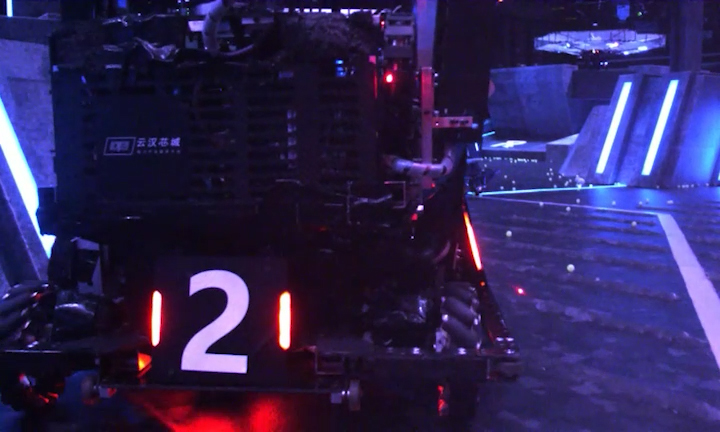
//> input picture armor_tra_rec/resource/p1.png, 720 x 432 px
$ ./main   (built with g++ and OpenCV 4)
//> lines starting //> are read from the running program, lines starting //| are printed output that depends on the picture
#include "Find_Color.hpp"
#include "colorDetector.hpp"
#include "opencv2/calib3d/calib3d.hpp"
#include "opencv2/core/core.hpp"
#include "opencv2/highgui/highgui.hpp"
#include "opencv2/imgproc/imgproc.hpp"
#include "opencv2/opencv.hpp"
#include "pnp_solve.hpp"

TargetColor red{"red", (Scalar){0, 0, 234}, (Scalar){88, 197, 255}};
TargetColor blue{"blue", (Scalar){0, 0, 214}, (Scalar){130, 83, 255}};
TargetColor glare{"glare", (Scalar){0, 0, 200}, (Scalar){179, 80, 255}};
TargetColor num1{"num1", (Scalar){122, 90, 223}, (Scalar){141, 137, 255}};
TargetColor num2{"num2", (Scalar){60, 0, 166}, (Scalar){119, 54, 255}};

ColorDetector colorDetector;

Mat gammaTransform(const Mat &srcImage, float gamma) {
  Mat lookUpTable(1, 256, CV_8U);
  uchar *p = lookUpTable.ptr();
  for (int i = 0; i < 256; ++i) {
    p[i] = cv::saturate_cast<uchar>(pow(i / 255.0, gamma) * 255.0);
  }
  Mat resultImage;
  LUT(srcImage, lookUpTable, resultImage);
  return resultImage;
}

int main() {
  string path1 = "../resource/p1.png";
  string path2 = "../resource/p2.png";
  Mat p1 = imread(path1);
//> p1 is the input picture: 432 rows x 720 cols, CV_8UC3; mean B, G, R 85.9, 36.8, 47.5
  Mat p2 = imread(path2);
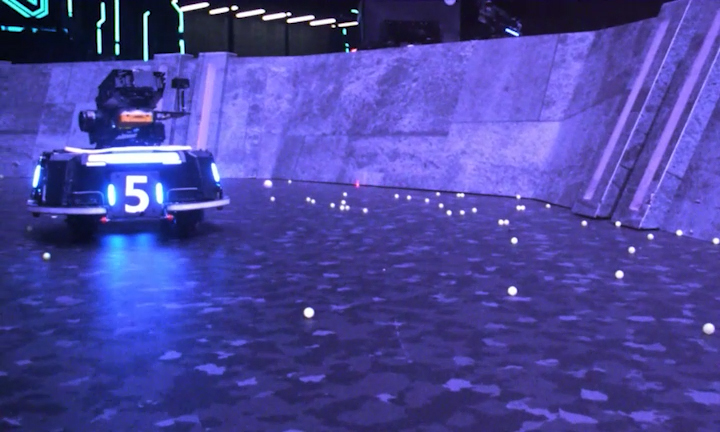
//> input picture armor_tra_rec/resource/p2.png, 720 x 432 px
//> p2 is the input picture: 432 rows x 720 cols, CV_8UC3; mean B, G, R 158.9, 69.9, 74.8

  float gamma = 2; // Gamma值
  p1 = gammaTransform(p1, gamma);
//> in gammaTransform, `LUT(srcImage, lookUpTable, resultImage);`:
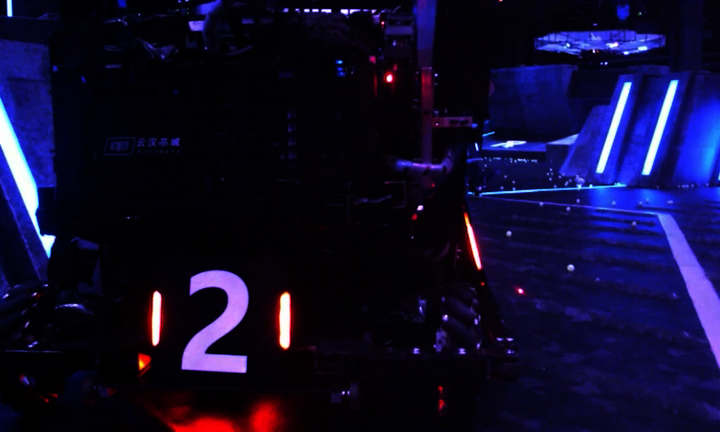
//> resultImage: 432 rows x 720 cols, CV_8UC3; mean B, G, R 46.7, 12.5, 16.6
  p2 = gammaTransform(p2, gamma);
//> call 2 of gammaTransform, with gamma = 2
//> in gammaTransform (call 2), `LUT(srcImage, lookUpTable, resultImage);`:
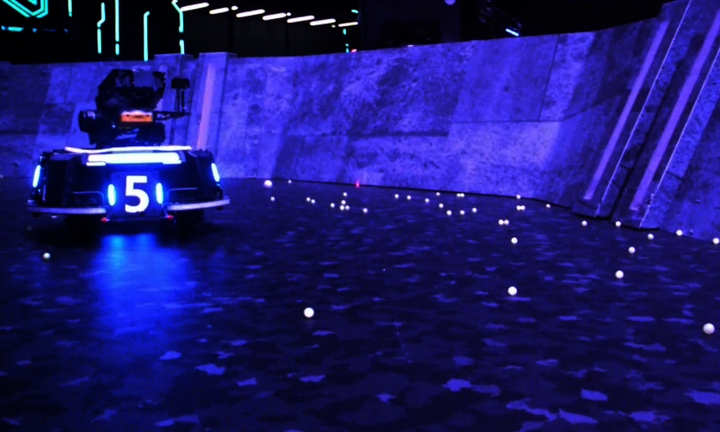
//> resultImage: 432 rows x 720 cols, CV_8UC3; mean B, G, R 114, 24.9, 28.3
  // imshow("Gamma Corrected Image", p2);

//> (the run ends here: the program needs code that is not available in this run, at `Find_Color find;`)
